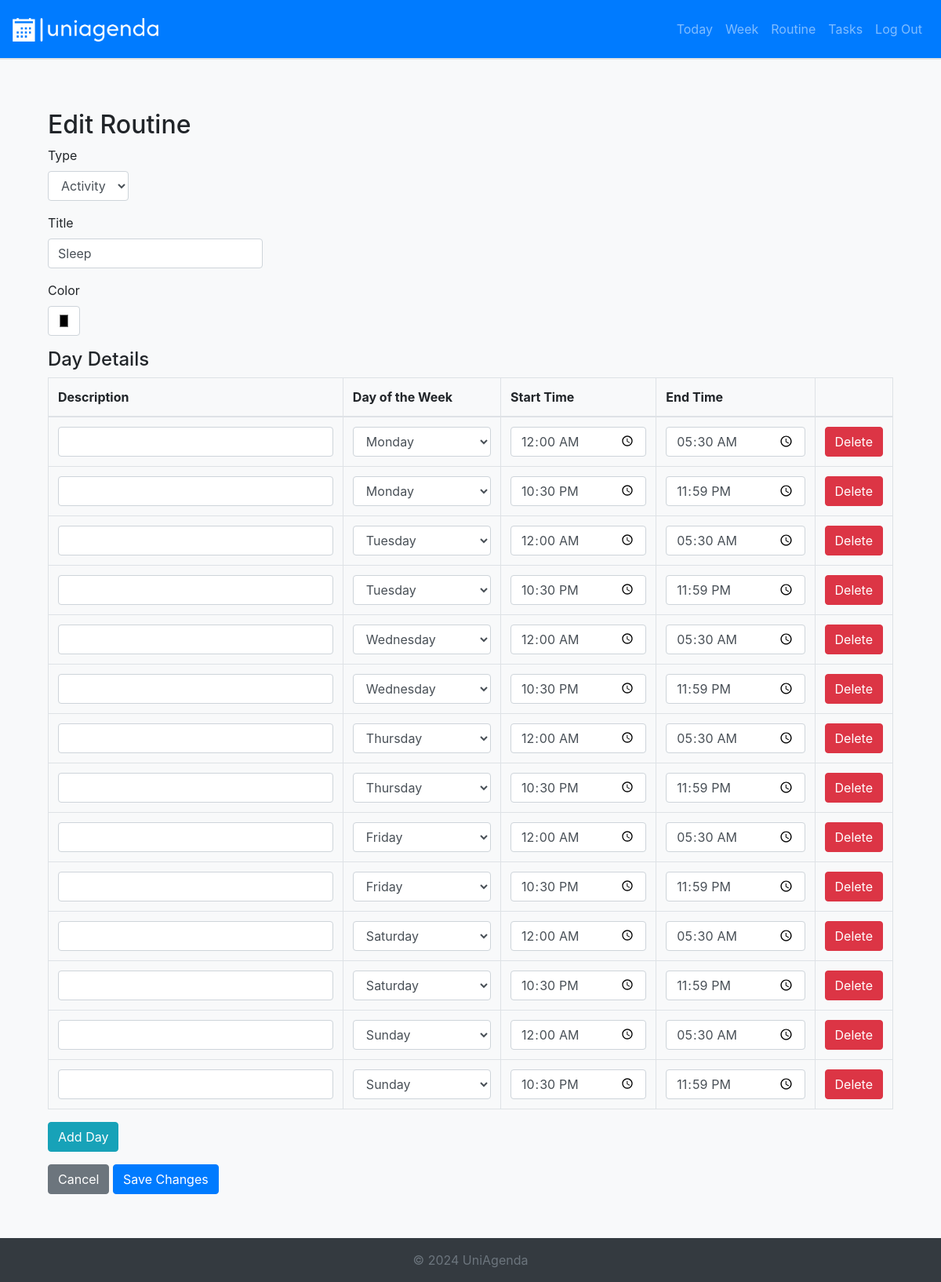
The app's page /routine/edit/5 (signed in) with its own data.
### schedule/models.py (models this page shows)
class Routine(models.Model):
    user = models.ForeignKey(User, on_delete=models.CASCADE, related_name='routines')
    type = models.CharField(max_length=8, choices=[
        ('Course', 'Course'),
        ('Activity', 'Activity')
    ])
    title = models.CharField(max_length=255)
    color = models.CharField(max_length=7)

class RoutineDay(models.Model):
    routine = models.ForeignKey(Routine, on_delete=models.CASCADE, related_name='days')
    description = models.CharField(max_length=255)
    day_of_week = models.CharField(max_length=9, choices=[
        ('Monday', 'Monday'),
        ('Tuesday', 'Tuesday'),
        ('Wednesday', 'Wednesday'),
        ('Thursday', 'Thursday'),
        ('Friday', 'Friday'),
        ('Saturday', 'Saturday'),
        ('Sunday', 'Sunday')
    ])
    start_time = models.TimeField()
    end_time = models.TimeField()

### schedule/views.py (the view, shortened to what this page needs)
# urls.py: path("routine/edit/<int:routine_id>", views.routine_edit, name="routine/edit"),
@login_required
def routine_edit(request, routine_id):
    routine = get_object_or_404(Routine, id=routine_id, user=request.user)
    return render(request, 'schedule/routine_edit.html', {
        "routine": routine,
    })

### schedule/templates/schedule/routine_edit.html (shortened to what this page needs)
{% extends "schedule/layout.html" %}
{% block body %}
<div class="container my-4">
    <h2>Edit Routine</h2>
    <form method="post" action="{% url 'routine/edit' routine.id %}">
        <div class="form-group">
            <label for="type">Type</label>
            <select name="type" id="type" class="form-control" required>
                <option value="Activity" {% if routine.type == "Activity" %}selected{% endif %}>Activity</option>
            </select>
        </div>
        <div class="form-group">
            <label for="title">Title</label>
            <input type="text" id="title" name="title" class="form-control" value="{{ routine.title }}" required>
        </div>
        <div class="form-group">
            <label for="color">Color</label>
            <input type="color" name="color" id="color" class="form-control color-picker" value="{{ routine.color }}" required>
        </div>
        <h4>Day Details</h4>
        <table class="table table-bordered">
            <thead>
                <tr>
                    <th>Description</th>
                    <th>Day of the Week</th>
                    <th>Start Time</th>
                    <th>End Time</th>
                    <th></th>
                </tr>
            </thead>
            <tbody id="routine-days-container">
                {% for day in routine.days.all %}
                <tr>
                    <td>
                        <input type="text" name="description_{{ forloop.counter }}" class="form-control" value="{{ day.description }}">
                    </td>
                    <td>
                        <select name="day_of_week_{{ forloop.counter }}" class="form-control" required>
                            <option value="Monday" {% if day.day_of_week == "Monday" %}selected{% endif %}>Monday</option>
                            <option value="Tuesday" {% if day.day_of_week == "Tuesday" %}selected{% endif %}>Tuesday</option>
                            <option value="Wednesday" {% if day.day_of_week == "Wednesday" %}selected{% endif %}>Wednesday</option>
                            <option value="Thursday" {% if day.day_of_week == "Thursday" %}selected{% endif %}>Thursday</option>
                            <option value="Friday" {% if day.day_of_week == "Friday" %}selected{% endif %}>Friday</option>
                            <option value="Saturday" {% if day.day_of_week == "Saturday" %}selected{% endif %}>Saturday</option>
                            <option value="Sunday" {% if day.day_of_week == "Sunday" %}selected{% endif %}>Sunday</option>
                        </select>
                    </td>
                    <td>
                        <input type="time" name="start_time_{{ forloop.counter }}" class="form-control" value="{{ day.start_time|date:'H:i' }}" required>
                    </td>
                    <td>
                        <input type="time" name="end_time_{{ forloop.counter }}" class="form-control" value="{{ day.end_time|date:'H:i' }}" required>
                    </td>
                    <td style=" width: 1px;">
                        <button type="button" class="btn btn-danger" onclick="removeRoutineDay(this)">Delete</button>
                    </td>
                </tr>
                {% endfor %}
            </tbody>
        </table>
        <div class="form-group">
            <button type="button" class="btn btn-info" onclick="addRoutineDay()">Add Day</button>
        </div>
        <div class="form-group">
            <a href="{% url 'routine' %}" class="btn btn-secondary">Cancel</a>
            <button type="submit" class="btn btn-primary">Save Changes</button>
        </div>
    </form>
</div>
{% endblock %}

### schedule/static/schedule/styles.css (style rules this page uses)
html { height: 100%; box-sizing: border-box; }
body { background-color: #f8f9fa; height: 100%; box-sizing: border-box; display: flex; flex-direction: column; }
.form-group { width: fit-content; }

### records on screen
Routine: type "Activity", title "Sleep", color "#000000"
RoutineDay: day_of_week "Monday", start_time "00:00", end_time "05:30"
RoutineDay: day_of_week "Monday", start_time "22:30", end_time "23:59"
RoutineDay: day_of_week "Tuesday", start_time "00:00", end_time "05:30"
RoutineDay: day_of_week "Tuesday", start_time "22:30", end_time "23:59"
RoutineDay: day_of_week "Wednesday", start_time "00:00", end_time "05:30"
RoutineDay: day_of_week "Wednesday", start_time "22:30", end_time "23:59"
RoutineDay: day_of_week "Thursday", start_time "00:00", end_time "05:30"
RoutineDay: day_of_week "Thursday", start_time "22:30", end_time "23:59"
RoutineDay: day_of_week "Friday", start_time "00:00", end_time "05:30"
RoutineDay: day_of_week "Friday", start_time "22:30", end_time "23:59"
RoutineDay: day_of_week "Saturday", start_time "00:00", end_time "05:30"
RoutineDay: day_of_week "Saturday", start_time "22:30", end_time "23:59"
RoutineDay: day_of_week "Sunday", start_time "00:00", end_time "05:30"
RoutineDay: day_of_week "Sunday", start_time "22:30", end_time "23:59"
